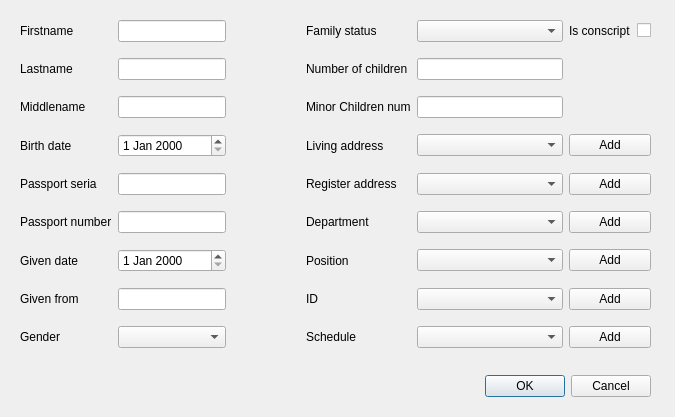
<?xml version="1.0" encoding="UTF-8"?>
<ui version="4.0">
 <class>addEmployer</class>
 <widget class="QDialog" name="addEmployer">
  <property name="geometry">
   <rect>
    <x>0</x>
    <y>0</y>
    <width>675</width>
    <height>417</height>
   </rect>
  </property>
  <property name="windowTitle">
   <string>Dialog</string>
  </property>
  <widget class="QDialogButtonBox" name="buttonBox">
   <property name="geometry">
    <rect>
     <x>310</x>
     <y>370</y>
     <width>341</width>
     <height>32</height>
    </rect>
   </property>
   <property name="orientation">
    <enum>Qt::Horizontal</enum>
   </property>
   <property name="standardButtons">
    <set>QDialogButtonBox::Cancel|QDialogButtonBox::Ok</set>
   </property>
  </widget>
  <widget class="QWidget" name="layoutWidget">
   <property name="geometry">
    <rect>
     <x>20</x>
     <y>10</y>
     <width>631</width>
     <height>349</height>
    </rect>
   </property>
   <layout class="QGridLayout" name="gridLayout">
    <item row="4" column="1">
     <widget class="QLineEdit" name="passSeria"/>
    </item>
    <item row="4" column="4">
     <widget class="QComboBox" name="registerAddress"/>
    </item>
    <item row="3" column="4">
     <widget class="QComboBox" name="livingAddress">
      <property name="minimumSize">
       <size>
        <width>146</width>
        <height>0</height>
       </size>
      </property>
     </widget>
    </item>
    <item row="1" column="3">
     <widget class="QLabel" name="label_childrenNum">
      <property name="text">
       <string>Number of children</string>
      </property>
     </widget>
    </item>
    <item row="2" column="4">
     <widget class="QLineEdit" name="minorNumber"/>
    </item>
    <item row="3" column="3">
     <widget class="QLabel" name="label_livingAddr">
      <property name="text">
       <string>Living address</string>
      </property>
     </widget>
    </item>
    <item row="0" column="3">
     <widget class="QLabel" name="label_familyStatus">
      <property name="text">
       <string>Family status</string>
      </property>
     </widget>
    </item>
    <item row="8" column="1">
     <widget class="QComboBox" name="gender"/>
    </item>
    <item row="0" column="1">
     <widget class="QLineEdit" name="firstname"/>
    </item>
    <item row="1" column="0">
     <widget class="QLabel" name="label_lastname">
      <property name="text">
       <string>Lastname</string>
      </property>
     </widget>
    </item>
    <item row="6" column="0">
     <widget class="QLabel" name="label_givenDate">
      <property name="text">
       <string>Given date</string>
      </property>
     </widget>
    </item>
    <item row="6" column="1">
     <widget class="QDateEdit" name="givenDate"/>
    </item>
    <item row="7" column="0">
     <widget class="QLabel" name="label_givenFrom">
      <property name="text">
       <string>Given from</string>
      </property>
     </widget>
    </item>
    <item row="0" column="4">
     <widget class="QComboBox" name="familyStatus"/>
    </item>
    <item row="2" column="3">
     <widget class="QLabel" name="label_minorNum">
      <property name="text">
       <string>Minor Children num</string>
      </property>
     </widget>
    </item>
    <item row="4" column="3">
     <widget class="QLabel" name="label_regNumber">
      <property name="text">
       <string>Register address</string>
      </property>
     </widget>
    </item>
    <item row="7" column="1">
     <widget class="QLineEdit" name="givenFrom"/>
    </item>
    <item row="3" column="0">
     <widget class="QLabel" name="label_birthdate">
      <property name="text">
       <string>Birth date</string>
      </property>
     </widget>
    </item>
    <item row="2" column="1">
     <widget class="QLineEdit" name="middlename"/>
    </item>
    <item row="5" column="1">
     <widget class="QLineEdit" name="passNumber"/>
    </item>
    <item row="0" column="2">
     <spacer name="horizontalSpacer">
      <property name="orientation">
       <enum>Qt::Horizontal</enum>
      </property>
      <property name="sizeHint" stdset="0">
       <size>
        <width>13</width>
        <height>20</height>
       </size>
      </property>
     </spacer>
    </item>
    <item row="5" column="3">
     <widget class="QLabel" name="label_department">
      <property name="text">
       <string>Department</string>
      </property>
     </widget>
    </item>
    <item row="5" column="4">
     <widget class="QComboBox" name="department"/>
    </item>
    <item row="5" column="0">
     <widget class="QLabel" name="label_passNumber">
      <property name="text">
       <string>Passport number</string>
      </property>
     </widget>
    </item>
    <item row="1" column="1">
     <widget class="QLineEdit" name="lastname"/>
    </item>
    <item row="2" column="0">
     <widget class="QLabel" name="label_middlename">
      <property name="text">
       <string>Middlename</string>
      </property>
     </widget>
    </item>
    <item row="4" column="0">
     <widget class="QLabel" name="label_passSeria">
      <property name="text">
       <string>Passport seria</string>
      </property>
     </widget>
    </item>
    <item row="0" column="0">
     <widget class="QLabel" name="label_firstname">
      <property name="text">
       <string>Firstname</string>
      </property>
     </widget>
    </item>
    <item row="3" column="1">
     <widget class="QDateEdit" name="birthdate"/>
    </item>
    <item row="8" column="0">
     <widget class="QLabel" name="label_gender">
      <property name="text">
       <string>Gender</string>
      </property>
     </widget>
    </item>
    <item row="8" column="3">
     <widget class="QLabel" name="label_schedule">
      <property name="text">
       <string>Schedule</string>
      </property>
     </widget>
    </item>
    <item row="8" column="4">
     <widget class="QComboBox" name="schedule"/>
    </item>
    <item row="0" column="5">
     <widget class="QLabel" name="label_isConscipt">
      <property name="text">
       <string>Is conscript</string>
      </property>
     </widget>
    </item>
    <item row="1" column="4">
     <widget class="QLineEdit" name="childrenNumber"/>
    </item>
    <item row="6" column="3">
     <widget class="QLabel" name="label_position">
      <property name="text">
       <string>Position</string>
      </property>
     </widget>
    </item>
    <item row="6" column="4">
     <widget class="QComboBox" name="position"/>
    </item>
    <item row="7" column="3">
     <widget class="QLabel" name="label_employerId">
      <property name="text">
       <string>ID</string>
      </property>
     </widget>
    </item>
    <item row="7" column="4">
     <widget class="QComboBox" name="employerId"/>
    </item>
    <item row="0" column="6">
     <widget class="QCheckBox" name="isConscript">
      <property name="text">
       <string/>
      </property>
     </widget>
    </item>
    <item row="3" column="5" colspan="2">
     <widget class="QPushButton" name="add_living_address">
      <property name="text">
       <string>Add</string>
      </property>
     </widget>
    </item>
    <item row="4" column="5" colspan="2">
     <widget class="QPushButton" name="add_register_address">
      <property name="text">
       <string>Add</string>
      </property>
     </widget>
    </item>
    <item row="5" column="5" colspan="2">
     <widget class="QPushButton" name="add_department">
      <property name="text">
       <string>Add</string>
      </property>
     </widget>
    </item>
    <item row="6" column="5" colspan="2">
     <widget class="QPushButton" name="add_position">
      <property name="text">
       <string>Add</string>
      </property>
     </widget>
    </item>
    <item row="7" column="5" colspan="2">
     <widget class="QPushButton" name="add_employerId">
      <property name="text">
       <string>Add</string>
      </property>
     </widget>
    </item>
    <item row="8" column="5" colspan="2">
     <widget class="QPushButton" name="add_schedule">
      <property name="text">
       <string>Add</string>
      </property>
     </widget>
    </item>
   </layout>
  </widget>
 </widget>
 <tabstops>
  <tabstop>firstname</tabstop>
  <tabstop>lastname</tabstop>
  <tabstop>middlename</tabstop>
  <tabstop>birthdate</tabstop>
  <tabstop>passSeria</tabstop>
  <tabstop>passNumber</tabstop>
  <tabstop>givenDate</tabstop>
  <tabstop>givenFrom</tabstop>
  <tabstop>gender</tabstop>
  <tabstop>schedule</tabstop>
  <tabstop>add_schedule</tabstop>
  <tabstop>buttonBox</tabstop>
 </tabstops>
 <resources/>
 <connections>
  <connection>
   <sender>buttonBox</sender>
   <signal>accepted()</signal>
   <receiver>addEmployer</receiver>
   <slot>accept()</slot>
   <hints>
    <hint type="sourcelabel">
     <x>248</x>
     <y>254</y>
    </hint>
    <hint type="destinationlabel">
     <x>157</x>
     <y>274</y>
    </hint>
   </hints>
  </connection>
  <connection>
   <sender>buttonBox</sender>
   <signal>rejected()</signal>
   <receiver>addEmployer</receiver>
   <slot>reject()</slot>
   <hints>
    <hint type="sourcelabel">
     <x>316</x>
     <y>260</y>
    </hint>
    <hint type="destinationlabel">
     <x>286</x>
     <y>274</y>
    </hint>
   </hints>
  </connection>
 </connections>
</ui>
